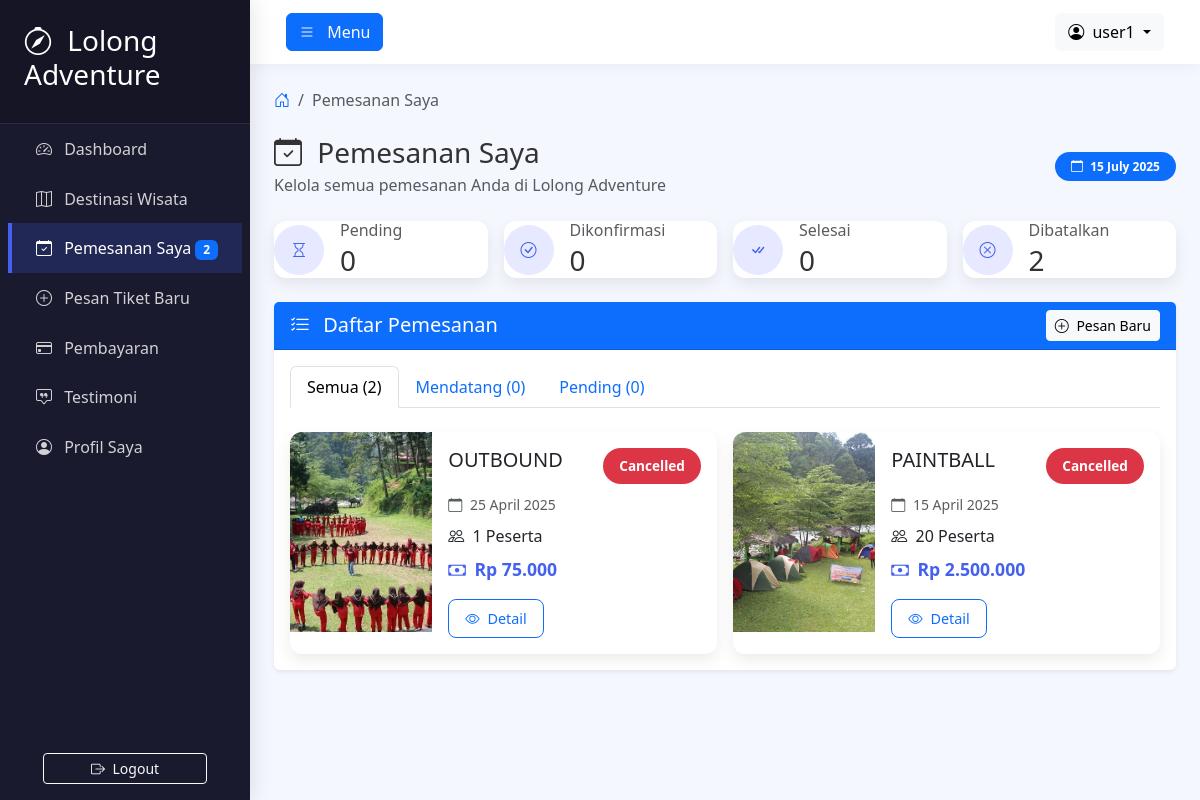
/pages/customer/bookings.php (signed in), run on the app's committed database.
### tables this page shows
CREATE TABLE `bookings` (
  `id` int(11) NOT NULL,
  `booking_code` varchar(20) NOT NULL,
  `destination_id` int(11) NOT NULL,
  `user_id` int(11) NOT NULL,
  `booking_date` datetime NOT NULL,
  `participants` int(11) NOT NULL,
  `special_requests` text DEFAULT NULL,
  `total_price` decimal(10,2) NOT NULL,
  `status` enum('pending','confirmed','completed','cancelled','failed') DEFAULT 'pending',
  `notes` text DEFAULT NULL,
  `created_at` timestamp NOT NULL DEFAULT current_timestamp(),
  `updated_at` timestamp NOT NULL DEFAULT current_timestamp() ON UPDATE current_timestamp(),
  `payment_status` enum('pending','paid','failed') DEFAULT 'pending',
  `payment_method` varchar(50) DEFAULT NULL,
  `payment_token` varchar(255) DEFAULT NULL,
  `payment_data` longtext DEFAULT NULL CHECK (json_valid(`payment_data`)),
  `ticket_type` varchar(50) DEFAULT NULL
);

CREATE TABLE `destinations` (
  `id` int(11) NOT NULL,
  `name` varchar(100) NOT NULL,
  `location` varchar(100) NOT NULL,
  `description` text DEFAULT NULL,
  `duration` varchar(50) DEFAULT NULL,
  `price` decimal(10,2) DEFAULT NULL,
  `difficulty` enum('easy','medium','hard') DEFAULT NULL,
  `image_url` varchar(255) DEFAULT 'default.jpg',
  `is_featured` tinyint(1) DEFAULT 0,
  `created_at` timestamp NOT NULL DEFAULT current_timestamp(),
  `updated_at` timestamp NOT NULL DEFAULT current_timestamp() ON UPDATE current_timestamp(),
  `status` enum('active','inactive') DEFAULT 'active'
);

### pages/customer/bookings.php (the view, shortened to what the rows shown need)
<?php
require_once('../../config/database.php');
$user_id = $_SESSION['user_id'];
$stmt = $pdo->prepare("SELECT b.*, d.name as destination_name, d.price as destination_price,
                      CASE
                        WHEN d.name = 'Camp Area' THEN '../../assets/images/destinations/camparea.jpg'
                        WHEN d.name = 'Arung Jeram' THEN '../../assets/images/destinations/arungjeram.jpg'
                        ELSE d.image_url
                      END as image_url
                      FROM bookings b
                      JOIN destinations d ON b.destination_id = d.id
                      WHERE b.user_id = ?
                      ORDER BY b.booking_date DESC");
$stmt->execute([$user_id]);
$all_bookings = $stmt->fetchAll(PDO::FETCH_ASSOC);
?>
<!DOCTYPE html>
<html lang="id">
<head>
    <link href="https://cdn.jsdelivr.net/npm/bootstrap@5.3.0/dist/css/bootstrap.min.css" rel="stylesheet">
    <link rel="stylesheet" href="https://cdn.jsdelivr.net/npm/bootstrap-icons@1.10.0/font/bootstrap-icons.css">
    <link rel="stylesheet" href="https://cdnjs.cloudflare.com/ajax/libs/animate.css/4.1.1/animate.min.css">
</head>
<body>
    <div class="wrapper d-flex">
        <div class="main-content flex-grow-1">
            <div class="container-fluid p-3 p-md-4 animate__animated animate__fadeIn">
                <div class="card border-0 shadow-sm">
                    <div class="card-body">
                        <div class="tab-content" id="bookingTabsContent">
                            <div class="tab-pane fade show active" id="all" role="tabpanel">
                                <?php if (count($all_bookings) > 0): ?>
                                    <div class="row g-3">
                                        <?php foreach ($all_bookings as $booking): ?>
                                            <div class="col-lg-6">
                                                <div class="booking-card hover-effect">
                                                    <div class="row g-0">
                                                        <div class="col-md-4">
                                                            <div class="booking-img-container">
                                                                <img src="<?php echo htmlspecialchars($booking['image_url']); ?>"
                                                                    class="booking-img"
                                                                    alt="<?php echo htmlspecialchars($booking['destination_name']); ?>">
                                                            </div>
                                                        </div>
                                                        <div class="col-md-8">
                                                            <div class="card-body">
                                                                <div class="d-flex justify-content-between align-items-start mb-2">
                                                                    <h5 class="card-title mb-0"><?php echo htmlspecialchars($booking['destination_name']); ?></h5>
                                                                    <span class="status-badge badge-<?php echo strtolower($booking['status']); ?>">
                                                                        <?php echo ucfirst($booking['status']); ?>
                                                                    </span>
                                                                </div>
                                                                <div class="mb-2">
                                                                    <small class="text-muted">
                                                                        <i class="bi bi-calendar me-1"></i> <?php echo date('d F Y', strtotime($booking['booking_date'])); ?>
                                                                    </small>
                                                                </div>
                                                                <div class="mb-2">
                                                                    <i class="bi bi-people me-1"></i> <?php echo htmlspecialchars($booking['participants']); ?> Peserta
                                                                </div>
                                                                <div class="mb-3">
                                                                    <span class="price-display">
                                                                        <i class="bi bi-cash me-1"></i> Rp <?php echo number_format($booking['destination_price'] * $booking['participants'], 0, ',', '.'); ?>
                                                                    </span>
                                                                </div>
                                                                <div class="d-flex justify-content-between">
                                                                    <a href="booking_detail.php?id=<?php echo $booking['id']; ?>" class="btn btn-outline-primary action-btn">
                                                                        <i class="bi bi-eye me-1"></i> Detail
                                                                    </a>
                                                                </div>
                                                            </div>
                                                        </div>
                                                    </div>
                                                </div>
                                            </div>
                                        <?php endforeach; ?>
                                    </div>
                                <?php endif; ?>
                            </div>
                        </div>
                    </div>
                </div>
            </div>
        </div>
    </div>
</body>
</html>

### data on the page
bookings: shows a picture, destination.name "OUTBOUND", status "Cancelled", booking_date "25 April 2025", participants "1", $booking['destination_price'] * $booking['participants'] "75.000"
bookings: shows a picture, destination.name "PAINTBALL", status "Cancelled", booking_date "15 April 2025", participants "20", $booking['destination_price'] * $booking['participants'] "2.500.000"

### other printed values
count($all_bookings) "2"
$_SESSION['full_name'] "user1"
$status_counts['pending'] "0"
$status_counts['confirmed'] "0"
$status_counts['completed'] "0"
$status_counts['cancelled'] "2"
$upcoming_count "0"
